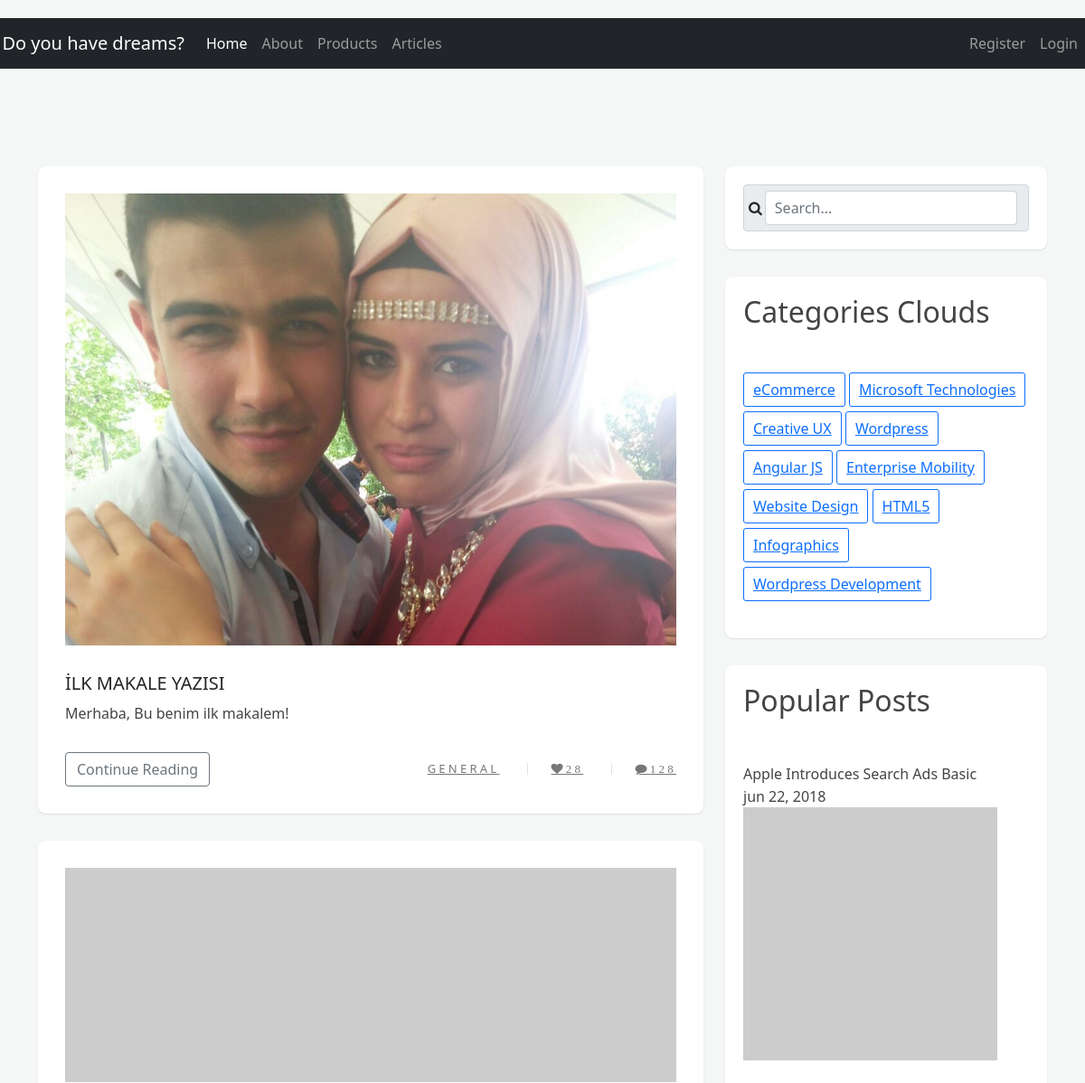
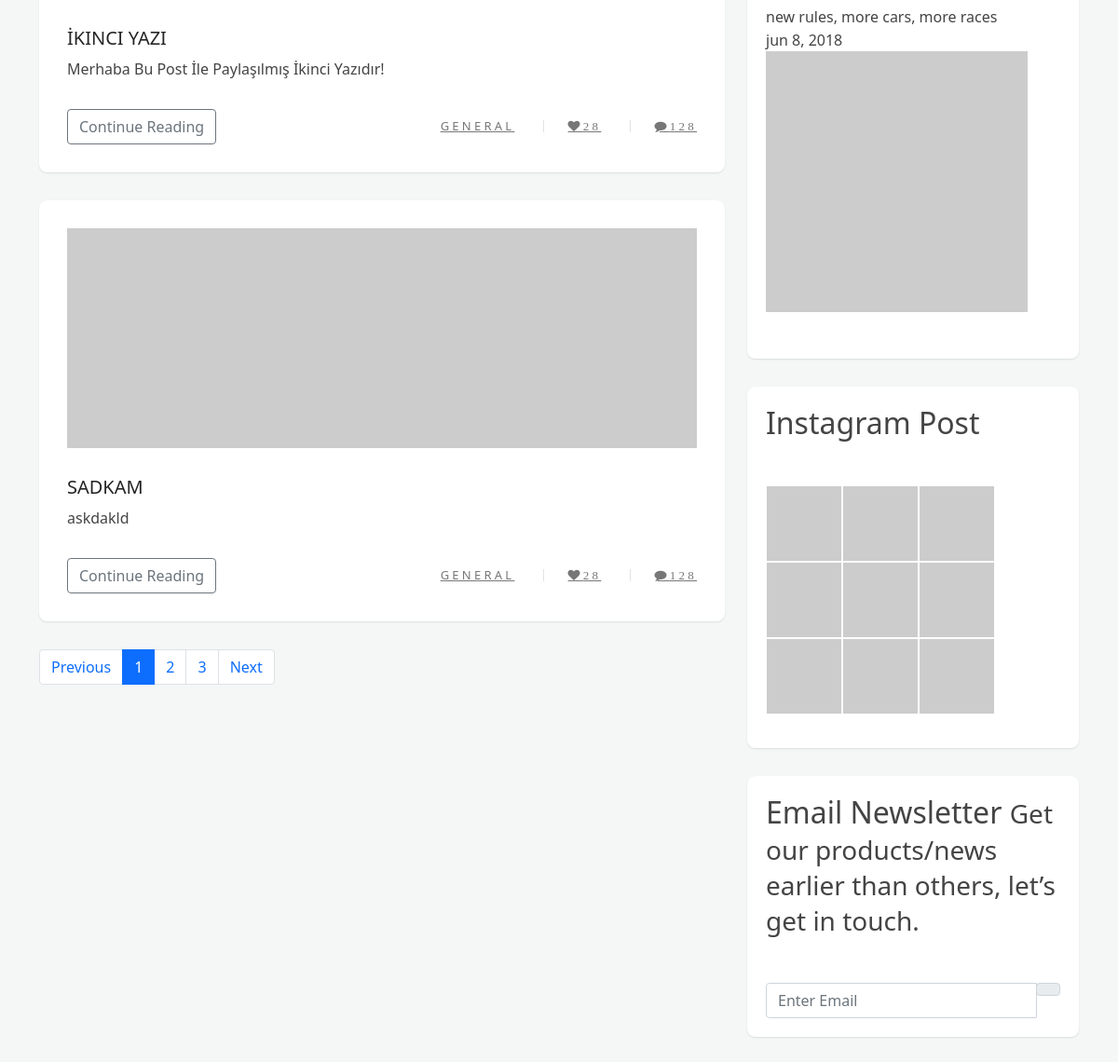
The app's page /articles/ with its own data (2 pictures, top to bottom).
### article/models.py (models this page shows, shortened)
class Article(models.Model):
    author = models.ForeignKey("auth.User",on_delete=models.CASCADE,verbose_name="Yazar")
    title = models.CharField(max_length=50,verbose_name="Başlık")
    content = RichTextField()
    created_date = models.DateTimeField(auto_now_add=True,verbose_name="Oluşturma Tarihi")
    file_upload = models.FileField(blank=True, null=True, verbose_name="File Upload")

### article/views.py (the view)
# urls.py: path('',views.articles, name=""),
def articles(request):
    keyword = request.GET.get("keyword")
    if keyword:
        articles = models.Article.objects.filter(title__contains = keyword)
        return render(request,"articles.html",{'articles':articles})
    articles = models.Article.objects.all()
    return render(request,"articles.html",{'articles':articles})

### Templates/articles.html (shortened to what this page needs)
{% include "layout.html" %}
{% load static %}
{% block body %}
<link href="https://maxcdn.bootstrapcdn.com/font-awesome/4.7.0/css/font-awesome.min.css" rel="stylesheet" />
<link rel="stylesheet" href="{%static 'Article/css/style.css' %}">
<div id="main-content" class="blog-page">
    <div class="container">
        <div class="row clearfix">
            <div class="col-lg-8 col-md-12 left-box">
                {% if articles %}
                {% for article in articles %}
                <div class="card single_post">
                    <div class="body">
                        <div class="img-post">
                            {% if article.file_upload %}
                            <img class="d-block img-fluid" src="{{article.file_upload.url}}" alt="First slide">
                            {% else %}
                            <img class="d-block img-fluid" src="https://via.placeholder.com/800x280/FFB6C1/000000" alt="First slide">
                            {% endif %}
                        </div>
                        <h3><a href="{% url 'article:detailArticle' article.id %}">{{article.title}}</a></h3>
                        <p>{{article.content|safe|truncatewords:30}}</p>
                    </div>
                    <div class="footer">
                        <div class="actions">
                            <a href="{% url 'article:detailArticle' article.id %}" class="btn btn-outline-secondary">Continue Reading</a>
                        </div>
                        <ul class="stats">
                            <li><a href="javascript:void(0);">General</a></li>
                            <li><a href="javascript:void(0);" class="fa fa-heart">28</a></li>
                            <li><a href="javascript:void(0);" class="fa fa-comment">128</a></li>
                        </ul>
                    </div>
                </div>
                {% endfor %}
                <ul class="pagination pagination-primary">
                    <li class="page-item"><a class="page-link" href="javascript:void(0);">Previous</a></li>
                    <li class="page-item active"><a class="page-link" href="javascript:void(0);">1</a></li>
                    <li class="page-item"><a class="page-link" href="javascript:void(0);">2</a></li>
                    <li class="page-item"><a class="page-link" href="javascript:void(0);">3</a></li>
                    <li class="page-item"><a class="page-link" href="javascript:void(0);">Next</a></li>
                </ul>
                {% else %}
                <div class="alert alert-warning">
                    Her hangi bir makale bulunmamaktadır.
                </div>
                {% endif %}
            </div>
            <div class="col-lg-4 col-md-12 right-box">
                <div class="card">
                    <div class="body search">
                        <div class="input-group m-b-0">
                            <form>
                                <div class="input-group-prepend">
                                    <span class="input-group-text" style="padding-left: 5px;" type="submit"><i class="fa fa-search" type></i>
                                         <input type="text" name="keyword"class="form-control" style="margin-left: 1%; padding-left:10px; padding-right:110px;" placeholder="Search...">
                                     </span>
                                </div>
                            </form>
                        </div>
                    </div>
                </div>
                <div class="card">
                    <div class="header">
                        <h2>Categories Clouds</h2>
                    </div>
                    <div class="body widget">
                        <ul class="list-unstyled categories-clouds m-b-0">
                            <li><a href="javascript:void(0);">eCommerce</a></li>
                            <li><a href="javascript:void(0);">Microsoft Technologies</a></li>
                            <li><a href="javascript:void(0);">Creative UX</a></li>
                            <li><a href="javascript:void(0);">Wordpress</a></li>
                            <li><a href="javascript:void(0);">Angular JS</a></li>
                            <li><a href="javascript:void(0);">Enterprise Mobility</a></li>
                            <li><a href="javascript:void(0);">Website Design</a></li>
                            <li><a href="javascript:void(0);">HTML5</a></li>
                            <li><a href="javascript:void(0);">Infographics</a></li>
                            <li><a href="javascript:void(0);">Wordpress Development</a></li>
                        </ul>
                    </div>
                </div>
                <div class="card">
                    <div class="header">
                        <h2>Popular Posts</h2>
                    </div>
                    <div class="body widget popular-post">
                        <div class="row">
                            <div class="col-lg-12">
                                <div class="single_post">
                                    <p class="m-b-0">Apple Introduces Search Ads Basic</p>
                                    <span>jun 22, 2018</span>
                                    <div class="img-post">
                                        <img src="https://via.placeholder.com/280x280/FFB6C1/000000" alt="Awesome Image">
                                    </div>
                                </div>
                                <div class="single_post">
                                    <p class="m-b-0">new rules, more cars, more races</p>
                                    <span>jun 8, 2018</span>
                                    <div class="img-post">
                                        <img src="https://via.placeholder.com/280x280/FFB6C1/000000" alt="Awesome Image">
                                    </div>
                                </div>
                            </div>
                        </div>
                    </div>
                </div>
                <div class="card">
                    <div class="header">
                        <h2>Instagram Post</h2>
                    </div>
                    <div class="body widget">
                        <ul class="list-unstyled instagram-plugin m-b-0">
                            <li><a href="javascript:void(0);"><img src="https://via.placeholder.com/80x80/FFB6C1/000000" alt="image description"></a></li>
                            <li><a href="javascript:void(0);"><img src="https://via.placeholder.com/80x80/FFB6C1/000000" alt="image description"></a></li>
                            <li><a href="javascript:void(0);"><img src="https://via.placeholder.com/80x80/FFB6C1/000000" alt="image description"></a></li>
                            <li><a href="javascript:void(0);"><img src="https://via.placeholder.com/80x80/FFB6C1/000000" alt="image description"></a></li>
                            <li><a href="javascript:void(0);"><img src="https://via.placeholder.com/80x80/FFB6C1/000000" alt="image description"></a></li>
                            <li><a href="javascript:void(0);"><img src="https://via.placeholder.com/80x80/FFB6C1/000000" alt="image description"></a></li>
                            <li><a href="javascript:void(0);"><img src="https://via.placeholder.com/80x80/FFB6C1/000000" alt="image description"></a></li>
                            <li><a href="javascript:void(0);"><img src="https://via.placeholder.com/80x80/FFB6C1/000000" alt="image description"></a></li>
                            <li><a href="javascript:void(0);"><img src="https://via.placeholder.com/80x80/FFB6C1/000000" alt="image description"></a></li>
                        </ul>
                    </div>
                </div>
                <div class="card">
                    <div class="header">
                        <h2>Email Newsletter <small>Get our products/news earlier than others, let’s get in touch.</small></h2>
                    </div>
                    <div class="body widget newsletter">
                        <div class="input-group">
                            <input type="text" class="form-control" placeholder="Enter Email">
                            <div class="input-group-append">
                                <span class="input-group-text"></span>
                            </div>
                        </div>
                    </div>
                </div>
            </div>
        </div>
    </div>
</div>
{% endblock body %}

### Templates/layout.html (shortened to what this page needs)
{% include "layout/header.html" %}

### Templates/layout/header.html (shortened to what this page needs)
<!DOCTYPE html>
{% load static %}
<html lang="en">
<head>
    <link rel="stylesheet" href="{% static 'layout/css/bootstrap.min.css' %}">
</head>
<body>
    <nav class="navbar navbar-expand-lg navbar-dark bg-dark" style="margin-top: 0; ">
        <a class="navbar-brand" href="/"style="margin-left: 0.2%;">Do you have dreams?</a>
        <div class="collapse navbar-collapse" id="navbarNavAltMarkup" >
          <div class="navbar-nav">
            <a class="nav-item nav-link active" href="/">Home <span class="sr-only">(current)</span></a>
            <a class="nav-item nav-link" href="{% url 'about' %}">About</a>
            <a class="nav-item nav-link" href="#">Products</a>
            <a class="nav-item nav-link" href="{% url 'article:' %}">Articles</a>
          </div>
        </div>
        <div>
        <div class="navbar-nav" id="">
          {% if request.user.is_authenticated %}
                   <p class="nav-item nav-link" style="color:red;"> {{request.user.username }}</p>
          <a class="nav-item nav-link " href="{% url 'article:dashBoard' %}">Dashboard</a>
          <a class="nav-item nav-link " href="{%url 'User:logout' %}"> Log Out</a>
          {% else %}
          <a class="nav-item nav-link " href="{% url 'User:register' %}">Register</a>
          <a class="nav-item nav-link " href="{% url 'User:login' %}">Login</a>
          {% endif %}
        </div>
      </div>
      </nav>
</body>
</html>

### static/Article/css/style.css (style rules this page uses)
body { background-color: #f4f7f6; margin-top:20px; }
.card { background: #fff; transition: .5s; border: 0; margin-bottom: 30px; border-radius: .55rem; position: relative; width: 100%; box-shadow: 0 1px 2px 0 rgb(0 0 0 / 10%); }
.card .body { color: #444; padding: 20px; font-weight: 400; }
.card .header { color: #444; padding: 20px; position: relative; box-shadow: none; }
.single_post { -webkit-transition: all .4s ease; transition: all .4s ease }
.single_post .body { padding: 30px }
.single_post .img-post { position: relative; overflow: hidden; max-height: 500px; margin-bottom: 30px }
.single_post .img-post>img { -webkit-transform: scale(1); -ms-transform: scale(1); transform: scale(1); opacity: 1; -webkit-transition: -webkit-transform .4s ease, opacity .4s ease; transition: transform .4s ease, opacity .4s ease; max-width: 100%; filter: none; -webkit-filter: grayscale(0); -webkit-transform: scale(1.01) }
.single_post .footer { padding: 0 30px 30px 30px }
.single_post .footer .actions { display: inline-block }
.single_post .footer .stats { cursor: default; list-style: none; padding: 0; display: inline-block; float: right; margin: 0; line-height: 35px }
.single_post .footer .stats li { border-left: solid 1px rgba(160, 160, 160, 0.3); display: inline-block; font-weight: 400; letter-spacing: 0.25em; line-height: 1; margin: 0 0 0 2em; padding: 0 0 0 2em; text-transform: uppercase; font-size: 13px }
.single_post .footer .stats li a { color: #777 }
.single_post .footer .stats li:first-child { border-left: 0; margin-left: 0; padding-left: 0 }
.single_post h3 { font-size: 20px; text-transform: uppercase }
.single_post h3 a { color: #242424; text-decoration: none }
.single_post p { font-size: 16px; line-height: 26px; font-weight: 300; margin: 0 }
.right-box .categories-clouds li { display: inline-block; margin-bottom: 5px }
.right-box .categories-clouds li a { display: block; border: 1px solid; padding: 6px 10px; border-radius: 3px }
.right-box .instagram-plugin { overflow: hidden }
.right-box .instagram-plugin li { float: left; overflow: hidden; border: 1px solid #fff }

### records on screen
Article: file_upload (picture), title "İLK MAKALE YAZISI", content "Merhaba, Bu benim ilk makalem!"
Article: title "İKINCI YAZI", content "Merhaba Bu Post İle Paylaşılmış İkinci Yazıdır!"
Article: title "SADKAM", content "askdakld"
